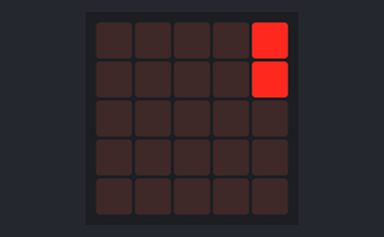
This program was run on a simulated BBC micro:bit (MakeCode). On the bench: the board's 5×5 LED display.

Above: at 0.2 s.
At 0.6 s:
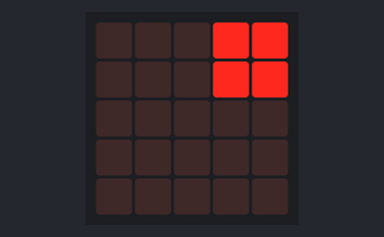
At 1.0 s:
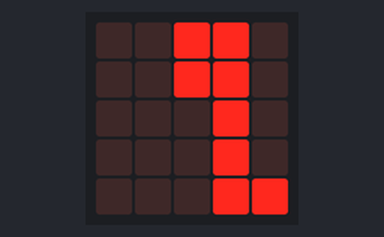
At 1.8 s:
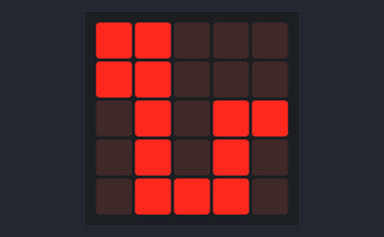
At 2.6 s:
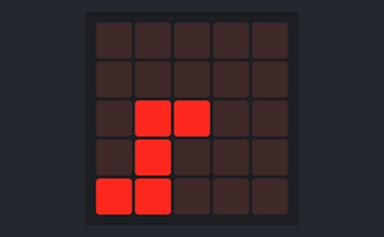
At 3.4 s:
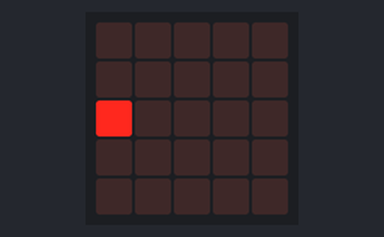

Measured:
- by itself, everything shown: repeats every 4.0 s, in 10 steps
- what the display in image 1 shows lasts 0.4 s, from 0.4 s to 0.8 s

The program:

main.ts
```typescript
function hond () {
    basic.showLeds(`
        . . . . .
        . # . . .
        # # . . #
        . # # # .
        . # . # .
        `)
}
function slang () {
    basic.showLeds(`
        . . . . #
        . . . . #
        . . . . .
        . . . . .
        . . . . .
        `)
    basic.showLeds(`
        . . . # #
        . . . # #
        . . . . .
        . . . . .
        . . . . .
        `)
    basic.showLeds(`
        . . # # .
        . . # # .
        . . . # .
        . . . # .
        . . . # #
        `)
    basic.showLeds(`
        . # # . .
        . # # . .
        . . # . #
        . . # . #
        . . # # #
        `)
    basic.showLeds(`
        # # . . .
        # # . . .
        . # . # #
        . # . # .
        . # # # .
        `)
    basic.showLeds(`
        # . . . .
        # . . . .
        # . # # .
        # . # . .
        # # # . .
        `)
    basic.showLeds(`
        . . . . .
        . . . . .
        . # # . .
        . # . . .
        # # . . .
        `)
    basic.showLeds(`
        . . . . .
        . . . . .
        # # . . .
        # . . . .
        # . . . .
        `)
    basic.showLeds(`
        . . . . .
        . . . . .
        # . . . .
        . . . . .
        . . . . .
        `)
    basic.showLeds(`
        . . . . .
        . . . . .
        . . . . .
        . . . . .
        . . . . .
        `)
}
basic.forever(function () {
    slang()
})
```

test.ts
```typescript
// tests gaan hier; deze zal niet worden gecompileerd wanneer dit pakket wordt gebruikt als extensie.
```
